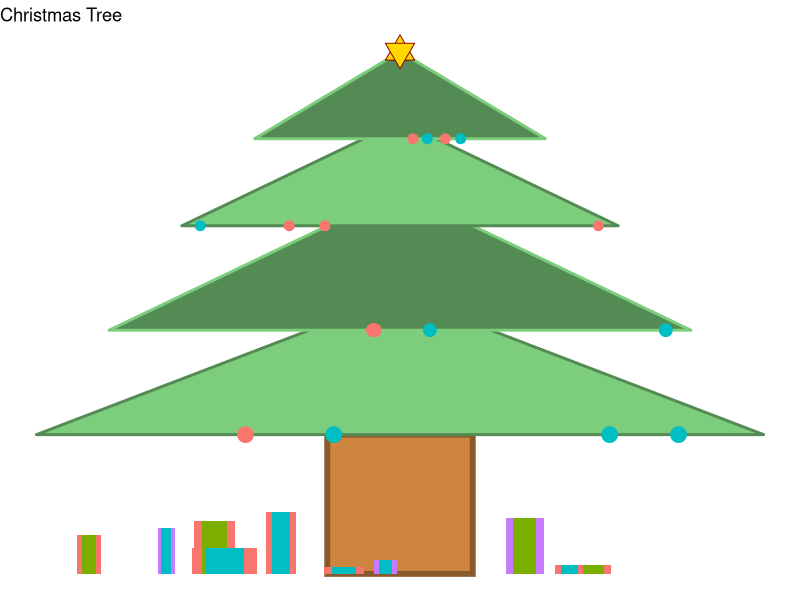

Generate this figure with R:
library(ggplot2)

# Data frame for the big trunk (rectangle)
trunk <- data.frame(xmin = -1, xmax = 1, ymin = 0, ymax = 2)

# Data frames for branches
first_branches <- data.frame(x = c(-5, 0, 5), y = c(2, 4, 2))
second_branches <- data.frame(x = c(-4, 0, 4), y = c(3.5, 5.5, 3.5))
third_branches <- data.frame(x = c(-3, 0, 3), y = c(5, 6.5, 5))
fourth_branches <- data.frame(x = c(-2, 0, 2), y = c(6.25, 7.5, 6.25))

# Set seed for reproducibility
set.seed(123)

# Function to create ornaments
create_ornaments <- function(x_range, y_position, n = 4) {
  data.frame(
    x = runif(n, x_range[1], x_range[2]),
    y = rep(y_position, n),
    col = sample(c("blue", "red"), size = n, replace = TRUE)
  )
}

# Create data frames for ornaments
first_ornaments <- create_ornaments(c(-5, 5), 2)
second_ornaments <- create_ornaments(c(-4, 4), 3.5)
third_ornaments <- create_ornaments(c(-3, 3), 5)
fourth_ornaments <- create_ornaments(c(-2, 2), 6.25)

# Generate data for presents
xPres <- runif(10, -4.5, 4.5)
xWidth <- runif(10, 0.1, 0.5)
xHeight <- runif(10, 0, 1)
colors <- sample(c("blue", "red"), size = 10, replace = TRUE)
ribbon_colors <- sample(c("gold", "grey87"), size = 10, replace = TRUE)

# Create a data frame for presents
presents <- data.frame(
  xleft = xPres - xWidth,
  xright = xPres + xWidth,
  ybottom = rep(0, 10),
  ytop = xHeight,
  col = colors,
  ribbon_col = ribbon_colors
)

# Plot using ggplot2
Christmas_tree <- ggplot() +
  geom_rect(data = trunk, aes(xmin = xmin, xmax = xmax, ymin = ymin, ymax = ymax), 
            fill = "tan3", color = "tan4", linewidth = 2) +
  geom_rect(data = presents, aes(xmin = xleft, xmax = xright, ymin = ybottom, 
                                 ymax = ytop, fill = col)) +
  geom_rect(data = presents, aes(xmin = xleft + 0.2 * (xright - xleft), 
                                 xmax = xright - 0.2 * (xright - xleft), 
                                 ymin = ybottom, ymax = ytop, fill = ribbon_col)) +
  geom_polygon(data = first_branches, aes(x = x, y = y), fill = "palegreen3", 
               color = "palegreen4", linewidth = 1) +
  geom_point(data = first_ornaments, aes(x = x, y = y, color = col), size = 5) +
  geom_polygon(data = second_branches, aes(x = x, y = y), fill = "palegreen4", 
               color = "palegreen3", linewidth = 1) +
  geom_point(data = second_ornaments, aes(x = x, y = y, color = col), size = 4) +
  geom_polygon(data = third_branches, aes(x = x, y = y), fill = "palegreen3", 
               color = "palegreen4", linewidth = 1) +
  geom_point(data = third_ornaments, aes(x = x, y = y, color = col), size = 3) +
  geom_polygon(data = fourth_branches, aes(x = x, y = y), fill = "palegreen4", 
               color = "palegreen3", linewidth = 1) +
  geom_point(data = fourth_ornaments, aes(x = x, y = y, color = col), size = 3) +
  geom_point(aes(x = 0, y = 7.5), shape = 24, size = 7, fill="gold", color="darkred") +
  geom_point(aes(x = 0, y = 7.5), shape = 25, size = 7, fill="gold", color="darkred") + 
  coord_cartesian(xlim = c(-5, 5), ylim = c(0, 7.5)) +
  theme_void() +
  theme(legend.position = "none") +                      
  ggtitle("Christmas Tree")

ggsave(paste("images\\tree", ".png", sep = "_"),
       units = "in", dpi = 300, width = 4, height = 8
)
